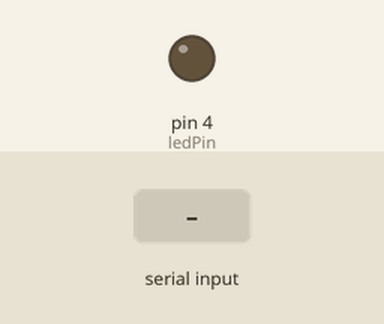
A sketch run on a simulated Arduino Uno, built with avr-gcc and run on an emulated ATmega328P. On the bench: output pins drawn as LEDs (lit = HIGH). Dashed ring = blinking. Inputs (shaded band) come from the test bench. What the sketch prints to the serial monitor is not drawn.

Above: at 1.2 s.
1.3 s: "90,45\n" received over Serial
At 2.0 s:
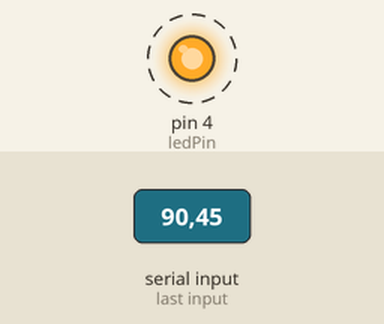
Timing chart, 0 to 10.3 s (numbered marks = the images above; inputs shaded):
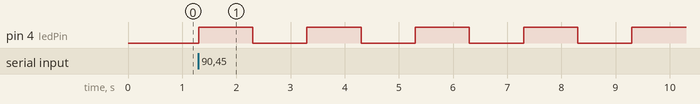

The sketch:

homework18_read_serial.ino
```cpp
/**
 * https://www.youtube.com/watch?v=7aP5KL5clWA&list=PLGs0VKk2DiYw-L-RibttcvK-WBZm8WLEP&index=18
 * Ask user how many times to blink an LED
 */

int ledPin = 4;
int blinkDelay = 1000;
String msg = "Blink rate please";
int baudRate = 9600;

void setup(){
  pinMode(ledPin, OUTPUT);
  Serial.begin(baudRate);
}

void loop(){
  Serial.println(msg);
  while(Serial.available() == 0){}
  int blinkCount = Serial.parseInt();
  blink_led(blinkCount);
}

void blink_led(int times){
  for(int i=0;i<times;i++){
      digitalWrite(ledPin, HIGH);
      delay(blinkDelay);
      digitalWrite(ledPin, LOW);
      delay(blinkDelay);
  }
}
```

Measured:
- after the input at 1.3 s, pin 4 (ledPin): alternates HIGH for 1.0 s and LOW for 1.0 s, starting at once
